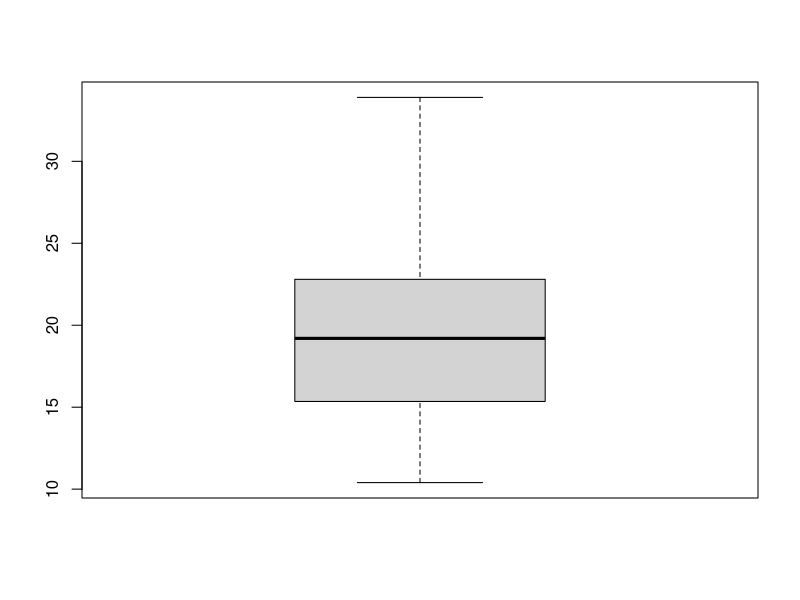
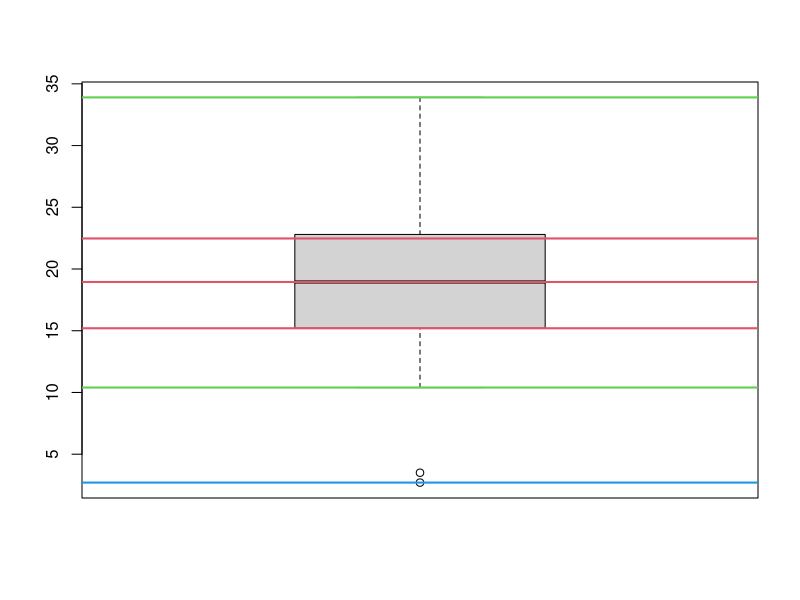
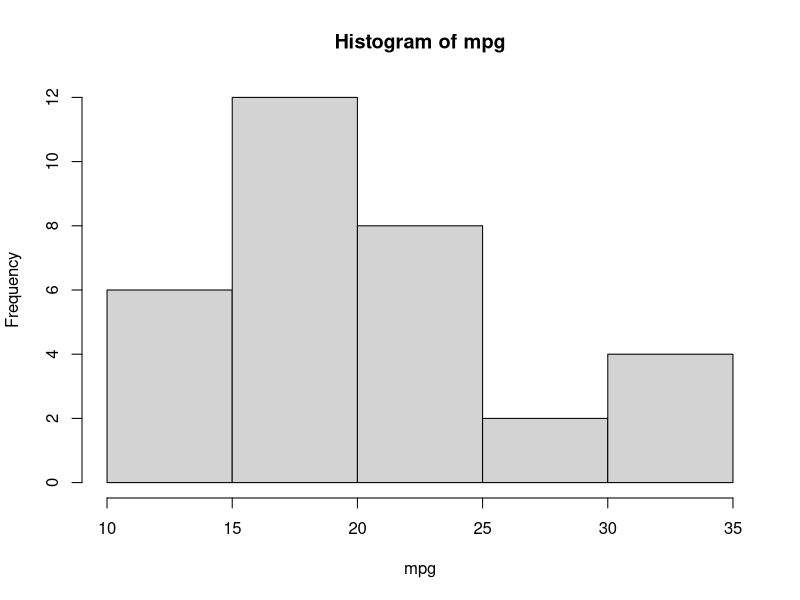
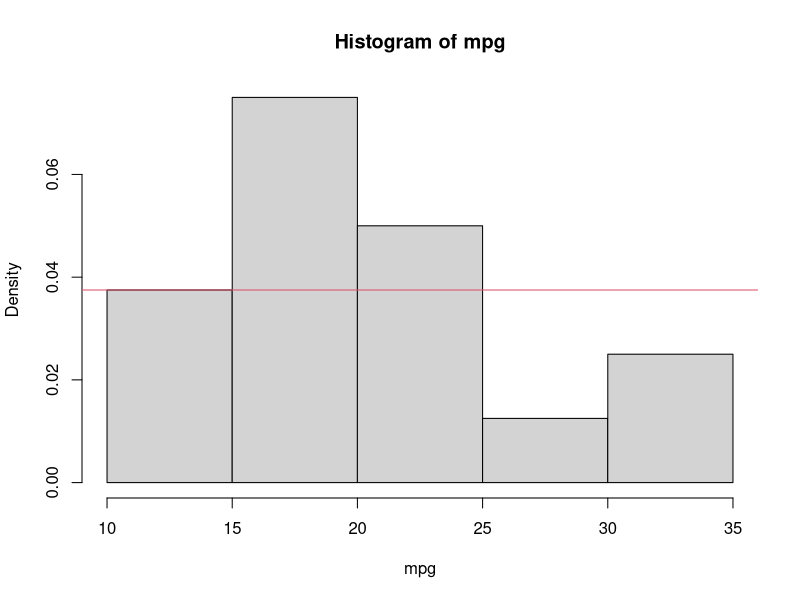
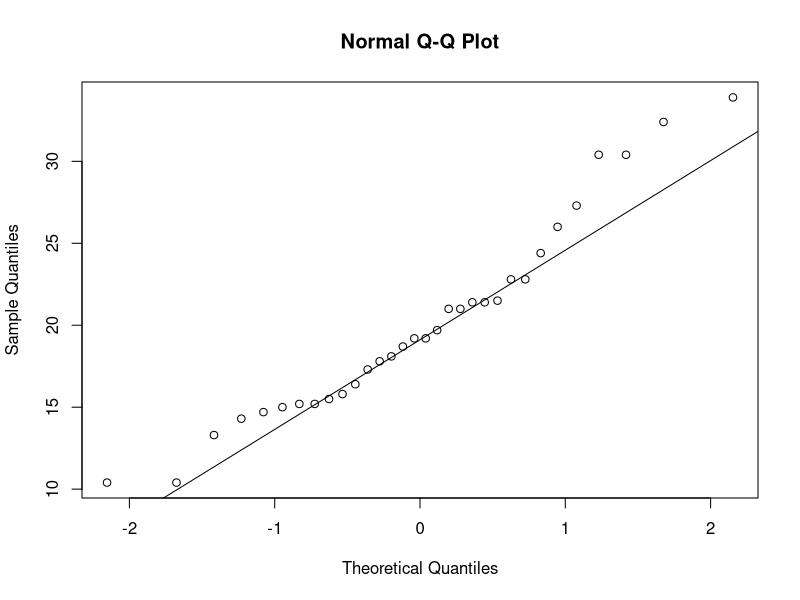
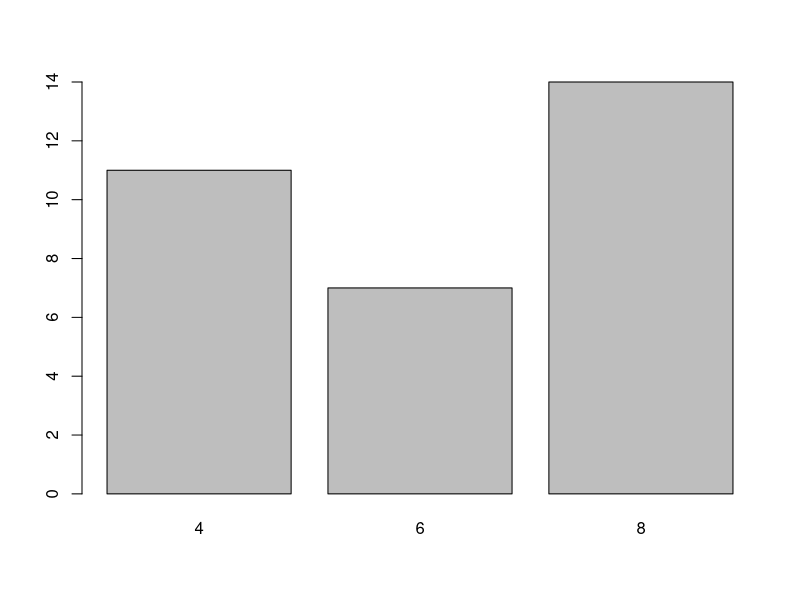
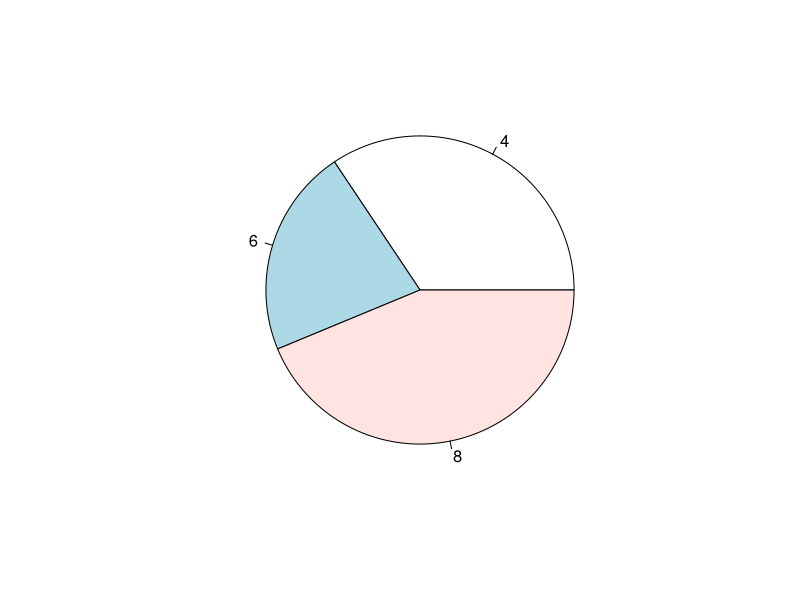
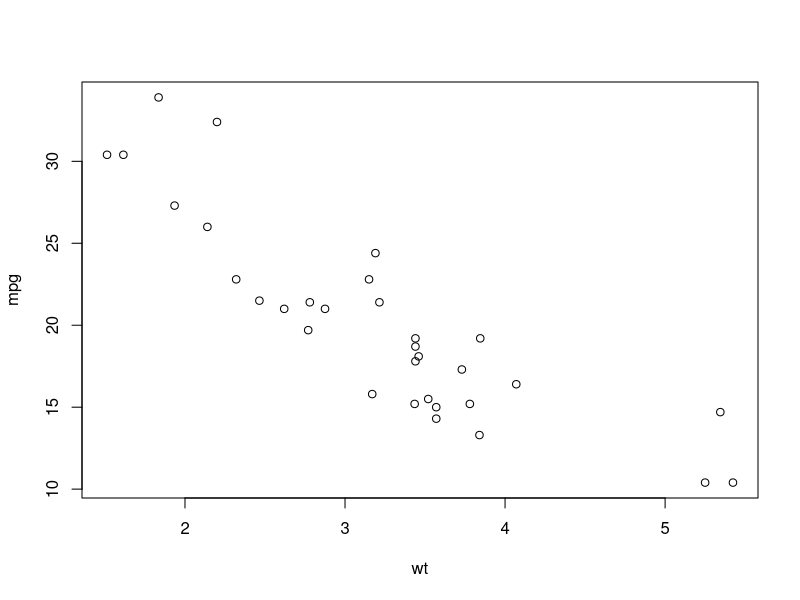

Here is the R script that generated these plots, in order:
## ---- chunk 1
str(mtcars)
## ---- chunk 2
mtcars$cyl.factor <- as.factor (mtcars $ cyl)
attach (mtcars)
## ---- chunk 3
summary(mpg)
## ---- chunk 4
boxplot(mpg)
## ---- chunk 5
u <- c(mpg, 3.5, 2.7) # adding two very low values
boxplot(u)
q1 <- quantile(u, .25); q3 <- quantile(u, .75)
abline(h = median(u), col = 2, lwd = 2)
abline(h = q1, col = 2, lwd = 2); abline(h = q3, col = 2, lwd = 2)
abline(h = max(u), col = 3, lwd = 2)
# u[u < q1-1.5*(q3-q1)] # extreme points on the left
abline(h = min(u[u >= q1-1.5*(q3-q1)]), col = 3, lwd = 2)
abline(h = min(u), col = 4, lwd = 2)
## ---- chunk 6
hist(mpg)
# Try the following:
# hist (mtcars$mpg, breaks = 20) # if we want 20 + 1 intervals
# we specify by hand the points which define the intervals:
# hist (mtcars$mpg, breaks = c (10, 15, 18, 20, 22, 25, 35))
## ---- chunk 7
hist(mpg, freq = FALSE)
# relative frequency of observations in the [10,15] range:
# the area of the first rectangle is
# mean(10 <= mpg & mpg <= 15)
# to verify this, we divide the area by the base length and show
# that this is precisely the height of the rectangle:
abline(h = mean(10 <= mpg & mpg <= 15)/5, col = 2)
## ---- chunk 8
qqnorm(mpg)
qqline(mpg) # the line sample quantiles = theoretical quantiles
## ---- chunk 9
summary(cyl.factor)
table(cyl.factor)
## ---- chunk 10
prop.table(table (cyl.factor))
## ---- chunk 11
x <- as.factor(c('a', 'a', 'b', 'c', NA, 'c'))
summary(x)
table(x)
prop.table(table(x)) # counts are divided by the total number of non-missing values
prop.table(summary(x)) # counts are divided by the total number of values
## ---- chunk 12
barplot(table(cyl.factor))
pie(summary(cyl.factor))
## ---- chunk 13
plot(x = wt, y = mpg) # x, y = coordinates of the points
# Alternative: 
# plot (wt ~ mpg) # where the ~ reads "wt according to mpg"
## ---- chunk 14
m <- lm(mpg ~ wt)
summary(m)
# try:
# slope <- sum ((wt-mean(wt)) * (mpg-mean(mpg))) / sum((wt-mean (wt))^2)
# intercept <- mean (mpg) - slope * mean (wt)
plot(mpg ~ wt)
abline(m, col = "red")
## ---- chunk 15
par(mfrow = c (1,2)) # to put two charts side by side
mosaicplot(table(cyl, am)) # P(am | cyl = 4), P(am | cyl = 6), P(am | cyl = 8)
mosaicplot(table(am, cyl)) # P(cyl | am = 0), P(cyl | am = 1)
## ---- chunk 16
boxplot(mpg ~ cyl, data = mtcars)
